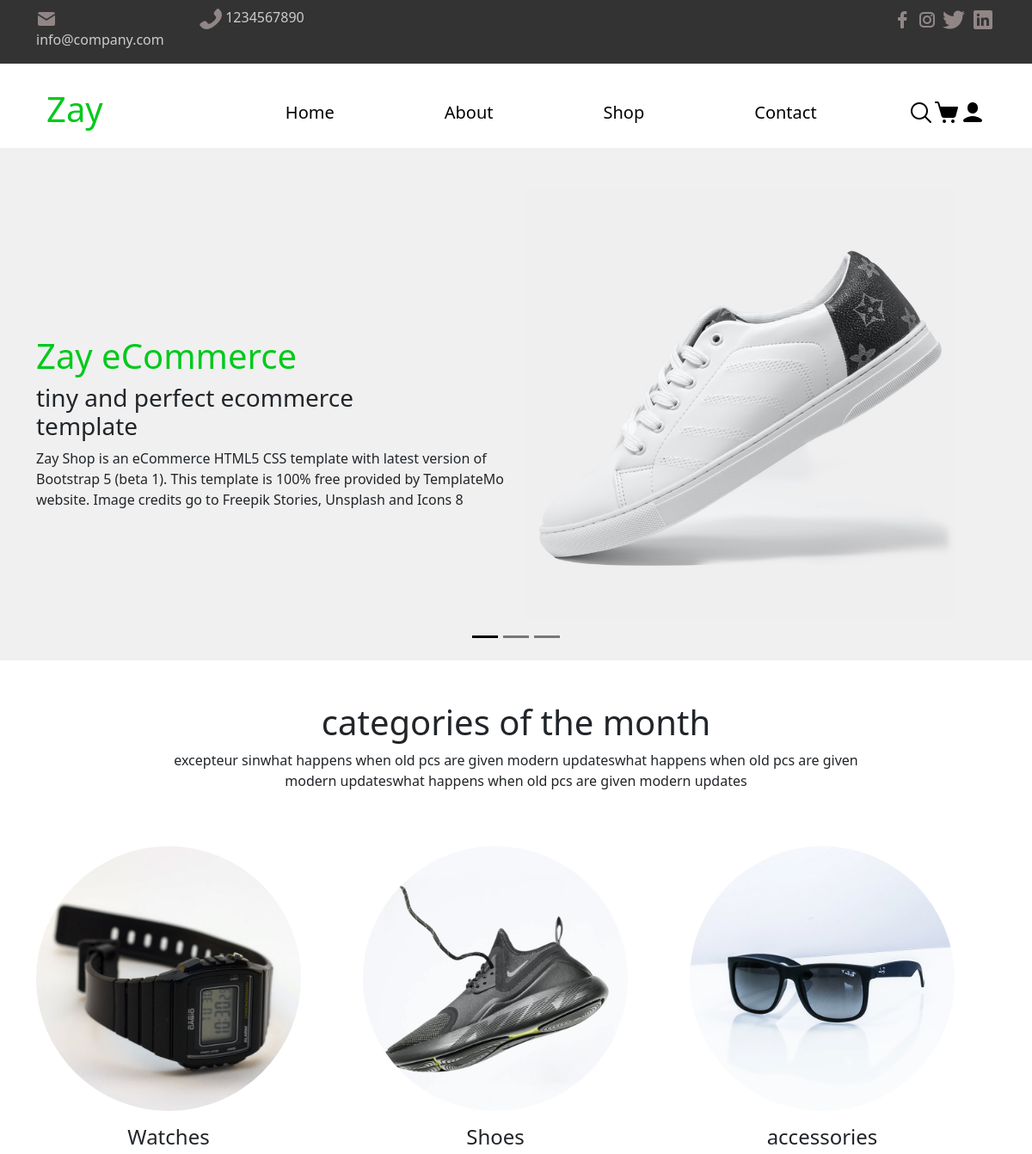
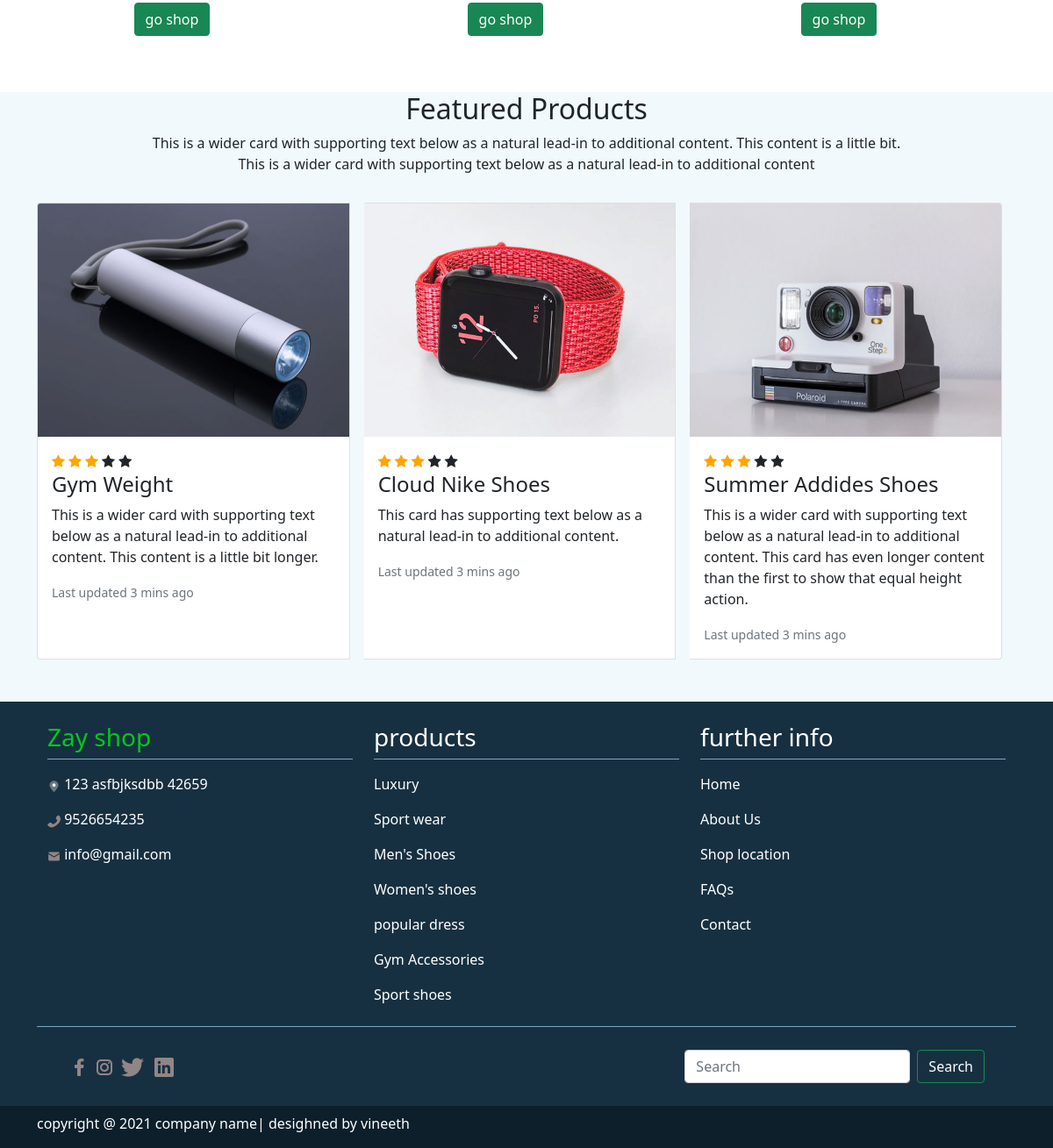
The page / on the database its author committed (2 pictures, top to bottom).
### app1/models.py (models this page shows)
class image(models.Model):
    img=models.ImageField(upload_to="mypics/")
    image_name=models.CharField(max_length=20,null=True)

class picture(models.Model):
    img=models.ImageField(upload_to="mypics/")
    image_name=models.CharField(max_length=20,null=True)
    image_description=models.CharField(max_length=1000,null=True)

### app1/views.py (the view)
# urls.py: path('',views.home,name="home"),
def home(request):
    d={
        'field':picture.objects.all(),
        'field1':image.objects.all(),
        'field2':image1.objects.all()
    }
    return render(request,'home.html',d)

### app1/templates/home.html (shortened to what this page needs)
{% extends 'base.html' %}
{% load static %}
{% block css %}
<link rel="stylesheet" href="{% static 'css/home.css' %}">
{% endblock %}
{% block content %}
<div class="container-fluid ceroclr">
    <div id="carouselExampleDark" class="carousel carousel-dark slide" data-bs-ride="carousel">
      <div class="carousel-indicators">
        <button type="button" data-bs-target="#carouselExampleDark" data-bs-slide-to="0" class="active" aria-current="true" aria-label="Slide 1"></button>
        <button type="button" data-bs-target="#carouselExampleDark" data-bs-slide-to="1" aria-label="Slide 2"></button>
        <button type="button" data-bs-target="#carouselExampleDark" data-bs-slide-to="2" aria-label="Slide 3"></button>
      </div>
      <div class="carousel-inner">
        <div class="carousel-item active" data-bs-interval="10000">
          <div class="container ">
              <div class="row py-5">
                <div class="col-lg-6 c-img order-lg-last">
                  <img class="img-fluid" src="{% static 'images/banner_img_01.jpg' %}" alt="">
                </div>
                <div class="col-lg-6 justify-content-center ">
                  <div class=" txt">
                    <h1 class="zayshop">Zay eCommerce</h1>
                    <h3>tiny and perfect ecommerce <br> template</h3>
                    <p>Zay Shop is an eCommerce HTML5 CSS template with latest version of Bootstrap 5 (beta 1). This template is 100% free provided by TemplateMo website. Image credits go to Freepik Stories, Unsplash and Icons 8</p>
                  </div>
                </div>
              </div>
            </div>
        </div>
        </div>
      </div>
      <button class="carousel-control-prev" type="button" data-bs-target="#carouselExampleDark" data-bs-slide="prev">
        <span class="carousel-control-prev-icon" aria-hidden="true"></span>
      </button>
      <button class="carousel-control-next" type="button" data-bs-target="#carouselExampleDark" data-bs-slide="next">
        <span class="carousel-control-next-icon" aria-hidden="true"></span>
      </button>
    </div>
      <div class="container">
        <div class="row">
            <div class="col-lg">
                <div class="row">
                    <div class="col-lg text-center mt-5"><h1>categories of the month</h1>
                    <p>excepteur sinwhat happens when old pcs are given modern updateswhat happens when old pcs are given <br>modern updateswhat happens when old pcs are given modern updates</p></div>
                </div>
                <div class="row mt-5">
                    <div class="col-lg">
                        <div class="row">
                          {% for i in field1 %}
                            <div class="col-lg col-md me-5">
                                <img class="image" src="{{i.img.url}}" alt="">
                                <h4 class="text-center mt-3">{{i.image_name}}</h4>
                                <p class="text-center mt-2"><button type="button" class="btn btn-success ">go shop</button></p>
                            </div>
                            {% endfor %}
                        </div>
                    </div>
                    </div>
                </div>
            </div>
        </div>
        <div class="container-fluid featured">
        <div class="container  mt-5 ">
          <div class="row">
            <div class="col-lg text-center"><h2>Featured Products</h2>
            <p>This is a wider card with supporting text below as a natural lead-in to additional content. This content is a little bit. <br> This is a wider card with supporting text below as a natural lead-in to additional content</p></div>
          </div>
          <div class="row mt-2">
            <div class="col-lg mb-5">
          <div class="card-group mt-2">
            {% for j in field %}
              <div class="card me-3">
                <img src="{{j.img.url}}" class="card-img-top" alt="...">
                <div class="card-body">
                  <link rel="stylesheet" href="https://cdnjs.cloudflare.com/ajax/libs/font-awesome/4.7.0/css/font-awesome.min.css">
                    <span class="fa fa-star checked"></span>
                    <span class="fa fa-star checked"></span>
                    <span class="fa fa-star checked"></span>
                    <span class="fa fa-star"></span>
                    <span class="fa fa-star"></span>
                  <h4 class="card-title">{{j.image_name}}</h4>
                  <p class="card-text">{{j.image_description}}</p>
                  <p class="card-text"><small class="text-muted">Last updated 3 mins ago</small></p>
                </div>
              </div>
              {% endfor %}
            </div>
          </div>
        </div>
        </div>
      </div>
    {% endblock %}

### app1/templates/base.html (shortened to what this page needs)
{% load static %}
<!doctype html>
<html lang="en">
  <head>
    <link href="https://cdn.jsdelivr.net/npm/bootstrap@5.1.3/dist/css/bootstrap.min.css" rel="stylesheet">
    {% block css %}{% endblock %}
  </head>
  <body>
    <div class="container-fluid topbar ">
        <div class="container pt-2">
          <div class="row">
            <div class="col-lg-2">
              <p class="topbartxt"><img src="{% static 'images/icons8-email-24.png' %}" alt="">  info@company.com</p>
            </div>
            <div class="col-lg-2">
              <p class="topbartxt "><img src="{% static 'images/icons8-phone-26.png' %}" alt="">  1234567890</p>
            </div>
            <div class="col-lg-8">
            <p class="topbartxt  text-end">
              <img  src="{% static 'images/icons8-facebook-f-24 (2).png' %}" alt="">
              <img src="{% static 'images/icons8-instagram-24 (1).png' %}" alt="">
              <img src="{% static 'images/icons8-twitter-30.png' %}" alt="">
              <img src="{% static 'images/icons8-linkedin-30.png' %}" alt="">
            </p>
            </div>
          </div>
        </div>
    </div>
    <div class="container mt-3">
      <nav class="navbar navbar-expand-lg navbar-light ">
        <div class="container-fluid">
          <a class="navbar-brand" href="#"><h1 class="hd1">Zay</h1></a>
          <div class="collapse navbar-collapse justify-content-center nv1" id="navbarNav">
                <a class="nav-link  me-5" href="#">Home</a>
                <a class="nav-link ms-5 me-5" href="#">About</a>
                <a class="nav-link ms-5 me-5" href="#">Shop</a>
                <a class="nav-link ms-5 " href="#">Contact</a>
          </div>
                <div class="collapse navbar-collapse justify-content-end" id="navbarNav">
                  <img src="{% static 'images/icons8-search-30.png' %}" alt="">
                  <img src="{% static 'images/icons8-cart-30.png' %}" alt="">
                  <img src="{% static 'images/icons8-user-30.png' %}" alt="">
                </div>
        </div>
      </nav>
    </div>
     {% block content %}
     {% endblock %}
     <div class="container-fluid footer ">
        <div class="row ">
            <div class="col-lg mt-4 ">
                <div class="container ">
                    <div class="row brdr1 ">
                        <div class="col-lg col-md"><h3 class="zayshop brdr pb-2">Zay shop</h2>
                            <p class="whitetxt mt-3"><img class="icon" src="{% static 'images/icons8-location-24 (2).png' %}" alt=""> 123 asfbjksdbb 42659</p>
                            <p class="whitetxt"><img class="icon" src="{% static 'images/icons8-phone-26.png' %}" alt=""> 9526654235</p>
                            <p class="whitetxt"><img class="icon" src="{% static 'images/icons8-email-24.png' %}" alt=""> info@gmail.com</p>
                        </div>
                        <div class="col-lg col-md footer-list">
                          <h3 class="whitetxt brdr pb-2">products</h3>
                            <a href="#"><p class="whitetxt txt1 mt-3">Luxury</p></a>
                            <p class="whitetxt txt1">Sport wear</p>
                            <p class="whitetxt txt1">Men's Shoes</p>
                            <p class="whitetxt txt1">Women's shoes</p>
                            <p class="whitetxt txt1">popular dress</p>
                            <p class="whitetxt txt1">Gym Accessories</p>
                            <p class="whitetxt txt1 pb-2">Sport shoes</p>
                        </div>
                        <div class="col-lg col-md footer-list"><h3 class="whitetxt brdr pb-2">further info</h3>
                            <a href="#"><p class="whitetxt txt1 mt-3">Home</p></a>
                            <p class="whitetxt txt1">About Us</p>
                            <p class="whitetxt txt1">Shop location</p>
                            <p class="whitetxt txt1">FAQs</p>
                            <p class="whitetxt txt1">Contact</p>
                            </div>
                    </div>
                    <div class="row">
                        <div class="col-lg mt-3 mb-3"><nav class="navbar navbar-light ">
                            <div class="container-fluid">
                              <a class="navbar-brand"><img src="{% static 'images/icons8-facebook-f-24 (2).png' %}" alt="">
                                <img src="{% static 'images/icons8-instagram-24 (1).png' %}" alt="">
                                <img src="{% static 'images/icons8-twitter-30.png' %}" alt="">
                                <img src="{% static 'images/icons8-linkedin-30.png' %}" alt=""></a>
                              <form class="d-flex">
                                <input class="form-control me-2" type="search" placeholder="Search" aria-label="Search">
                                <button class="btn btn-outline-success" type="submit">Search</button>
                              </form>
                            </div>
                          </nav></div>
                    </div>
                </div>
            </div>
        </div>
    </div>
    <div class="container-fluid ftclr">
        <div class="container">
            <div class="row">
                <div class="col-lg mt-2"><p class="whitetxt"> copyright @ 2021 company name| desighned by vineeth</p></div>
            </div>
        </div>
    </div>
  </body>
</html>

### app1/static/css/home.css (style rules this page uses)
.topbar { background-color: rgb(51, 51, 51); }
.topbartxt { color: rgb(204, 204, 204); }
a.nav-link { color: black; font-size: 20px; }
.hd1 { color: rgb(0, 201, 27); }
.nv1 { margin-left: 150px; }
.checked { color: orange; }
.footer { background-color: rgb(23, 48, 65); }
.zayshop { color: rgb(0, 201, 27); }
.whitetxt { color: white; }
.icon { width: 15px; }
.brdr { border-width: 1px; border-color: rgb(122, 167, 197); border-style: solid; border-top: 0px; border-left: 0px; border-right: 0px; }
.brdr1 { border-width: 1px; border-color: rgb(122, 167, 197); border-style: solid; border-top: 0px; border-left: 0px; border-right: 0px; }
.ftclr { background-color:rgb(13, 31, 43) ; }
.footer-list a { text-decoration: none; }
.image { max-width: 100%; border-radius: 50%; }
.c-img img { width: 500px; }
.ceroclr { background-color: rgb(240, 240, 240); }
.txt { padding-top: 170px; }
.featured { background-color: rgba(218, 239, 250, 0.37); }
.btn { color: rgb(255, 255, 255); }

### rows shown on the page
image: img (picture), image_name "Watches"
image: img (picture), image_name "Shoes"
image: img (picture), image_name "accessories"
picture: img (picture), image_name "Gym Weight", image_description "This is a wider card with supporting text below as a natural lead-in to additional content. This content is a little bit longer."
picture: img (picture), image_name "Cloud Nike Shoes", image_description "This card has supporting text below as a natural lead-in to additional content."
picture: img (picture), image_name "Summer Addides Shoes", image_description "This is a wider card with supporting text below as a natural lead-in to additional content. This card has even longer content than the first to show that equal height action."
